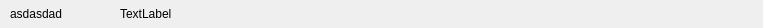
<?xml version="1.0" encoding="UTF-8"?>
<ui version="4.0">
 <class>Form</class>
 <widget class="QWidget" name="Form">
  <property name="geometry">
   <rect>
    <x>0</x>
    <y>0</y>
    <width>763</width>
    <height>28</height>
   </rect>
  </property>
  <property name="sizePolicy">
   <sizepolicy hsizetype="Fixed" vsizetype="Fixed">
    <horstretch>0</horstretch>
    <verstretch>0</verstretch>
   </sizepolicy>
  </property>
  <property name="windowTitle">
   <string>Form</string>
  </property>
  <layout class="QHBoxLayout" name="horizontalLayout">
   <property name="spacing">
    <number>0</number>
   </property>
   <property name="leftMargin">
    <number>10</number>
   </property>
   <property name="topMargin">
    <number>0</number>
   </property>
   <property name="rightMargin">
    <number>10</number>
   </property>
   <property name="bottomMargin">
    <number>0</number>
   </property>
   <item>
    <widget class="QLabel" name="senderLabel">
     <property name="sizePolicy">
      <sizepolicy hsizetype="Fixed" vsizetype="Fixed">
       <horstretch>0</horstretch>
       <verstretch>0</verstretch>
      </sizepolicy>
     </property>
     <property name="minimumSize">
      <size>
       <width>100</width>
       <height>0</height>
      </size>
     </property>
     <property name="text">
      <string>asdasdad</string>
     </property>
     <property name="wordWrap">
      <bool>true</bool>
     </property>
    </widget>
   </item>
   <item>
    <spacer name="senderAndMessengerSpacer">
     <property name="orientation">
      <enum>Qt::Horizontal</enum>
     </property>
     <property name="sizeType">
      <enum>QSizePolicy::Fixed</enum>
     </property>
     <property name="sizeHint" stdset="0">
      <size>
       <width>10</width>
       <height>0</height>
      </size>
     </property>
    </spacer>
   </item>
   <item>
    <widget class="QLabel" name="messageLabel">
     <property name="sizePolicy">
      <sizepolicy hsizetype="Minimum" vsizetype="Fixed">
       <horstretch>0</horstretch>
       <verstretch>0</verstretch>
      </sizepolicy>
     </property>
     <property name="text">
      <string>TextLabel</string>
     </property>
     <property name="wordWrap">
      <bool>true</bool>
     </property>
    </widget>
   </item>
  </layout>
 </widget>
 <resources/>
 <connections/>
</ui>
